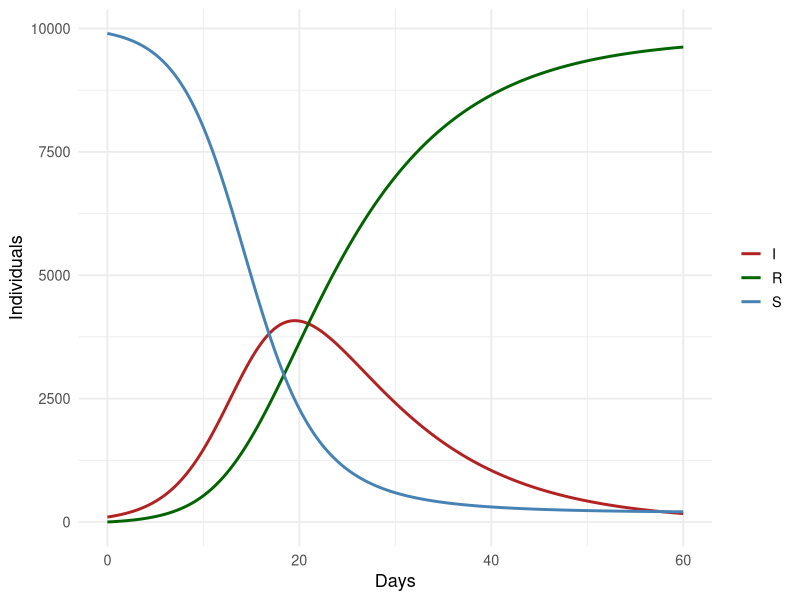

Write R code to recreate this figure.
## ---- chunk 1
#| label: sir-model

sir_model <- function(S0, I0, R0 = 0, beta, gamma, days,
                      dt = 0.1) {
  # --- input validation ---
  stopifnot(
    is.numeric(S0), S0 > 0,
    is.numeric(I0), I0 >= 0,
    is.numeric(beta), beta > 0,
    is.numeric(gamma), gamma > 0, gamma < 1,
    is.numeric(days), days >= 1
  )

  N <- S0 + I0 + R0
  steps <- round(days / dt)
  out <- matrix(0, nrow = steps + 1, ncol = 4,
                dimnames = list(NULL, c("time", "S", "I", "R")))
  out[1, ] <- c(0, S0, I0, R0)

  S <- S0; I <- I0; R <- R0
  for (i in seq_len(steps)) {
    new_inf <- beta * S * I / N * dt
    new_rec <- gamma * I * dt
    S <- S - new_inf
    I <- I + new_inf - new_rec
    R <- R + new_rec
    out[i + 1, ] <- c(i * dt, S, I, R)
  }
  as.data.frame(out)
}

# Run it
result <- sir_model(S0 = 9900, I0 = 100, beta = 0.4,
                    gamma = 0.1, days = 60)
head(result, 4)
## ---- chunk 2
#| label: sir-plot
#| fig-cap: "SIR model trajectories. The I compartment peaks around day 30."

library(ggplot2)
library(tidyr)

result_long <- pivot_longer(result, cols = c(S, I, R),
                            names_to = "compartment",
                            values_to = "count")

ggplot(result_long, aes(x = time, y = count,
                        colour = compartment)) +
  geom_line(linewidth = 1) +
  scale_colour_manual(values = c(S = "steelblue",
                                 I = "firebrick",
                                 R = "darkgreen")) +
  labs(x = "Days", y = "Individuals", colour = NULL) +
  theme_minimal(base_size = 13)
## ---- chunk 3
#| label: tests

# Conservation: N must be constant
test_conservation <- function() {
  r <- sir_model(S0 = 9900, I0 = 100, beta = 0.3,
                 gamma = 0.1, days = 100)
  N <- 9900 + 100
  max_deviation <- max(abs(rowSums(r[, c("S","I","R")]) - N))
  if (max_deviation > 0.01) {
    stop(paste("Conservation violated: max deviation =",
               round(max_deviation, 4)))
  }
  message("Conservation test passed")
}

# Boundary: I(∞) → 0 for R0 < 1
test_subcritical <- function() {
  r <- sir_model(S0 = 9990, I0 = 10, beta = 0.05,
                 gamma = 0.2, days = 200)
  final_I <- tail(r$I, 1)
  if (final_I > 1) {
    stop(paste("Subcritical epidemic did not die out; I =",
               round(final_I, 2)))
  }
  message("Subcritical test passed")
}

test_conservation()
test_subcritical()
